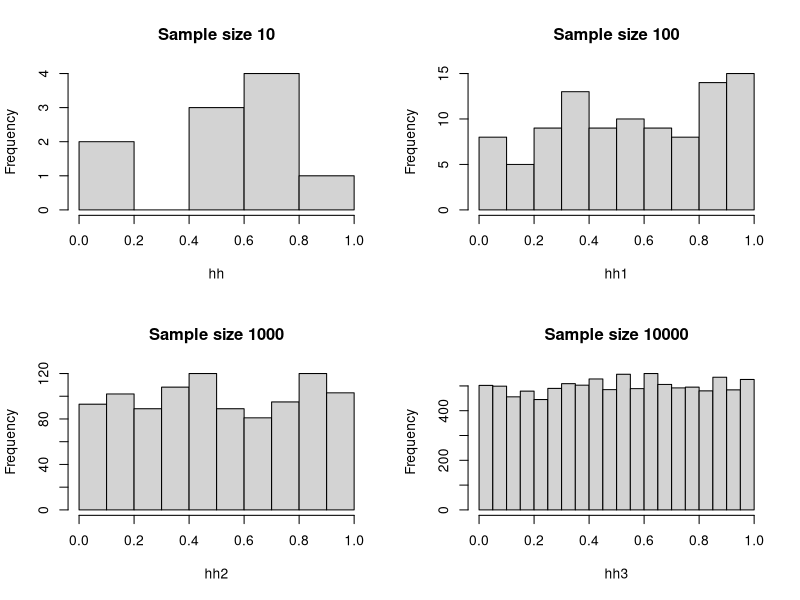
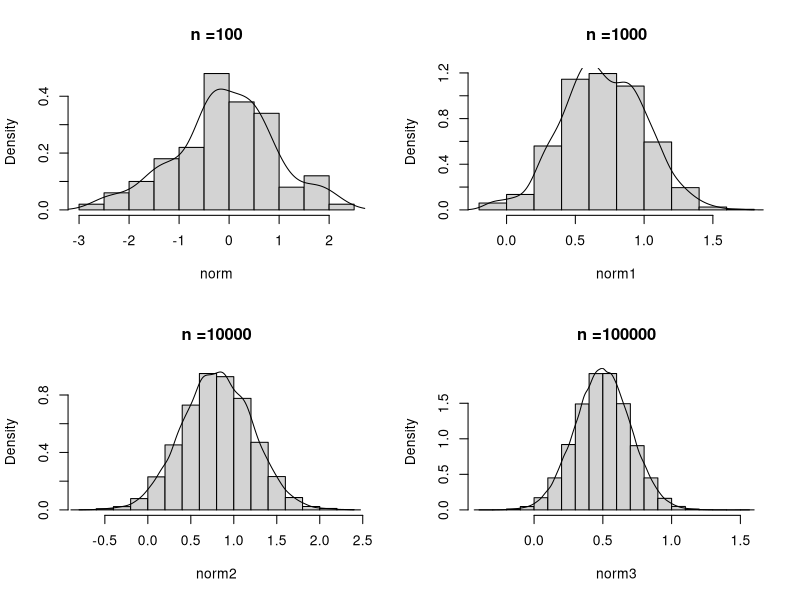
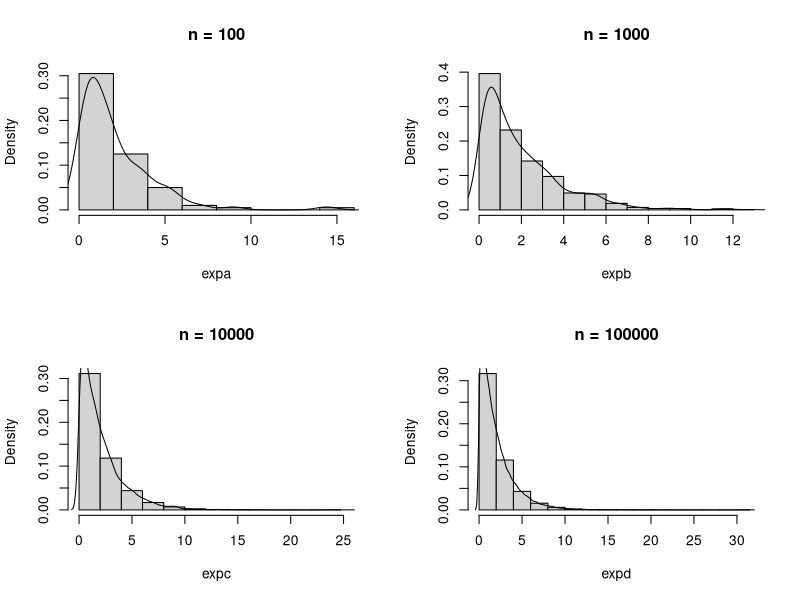
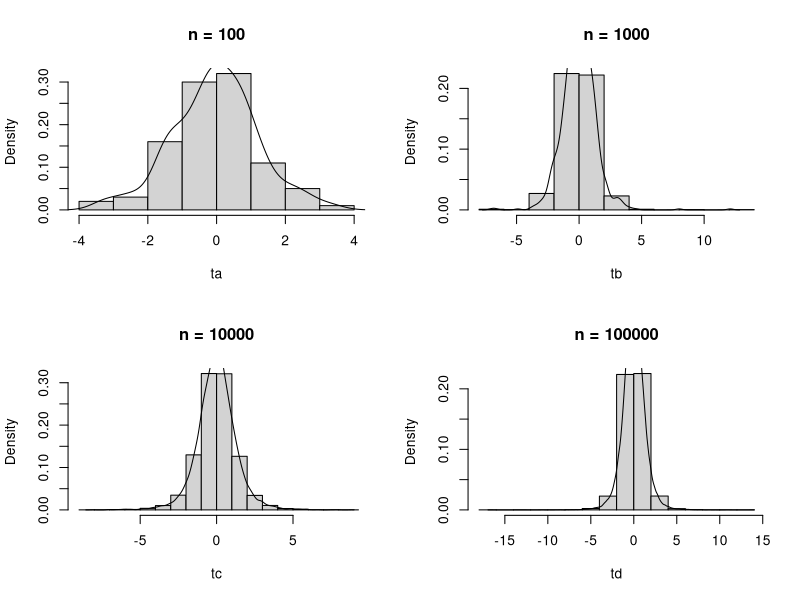
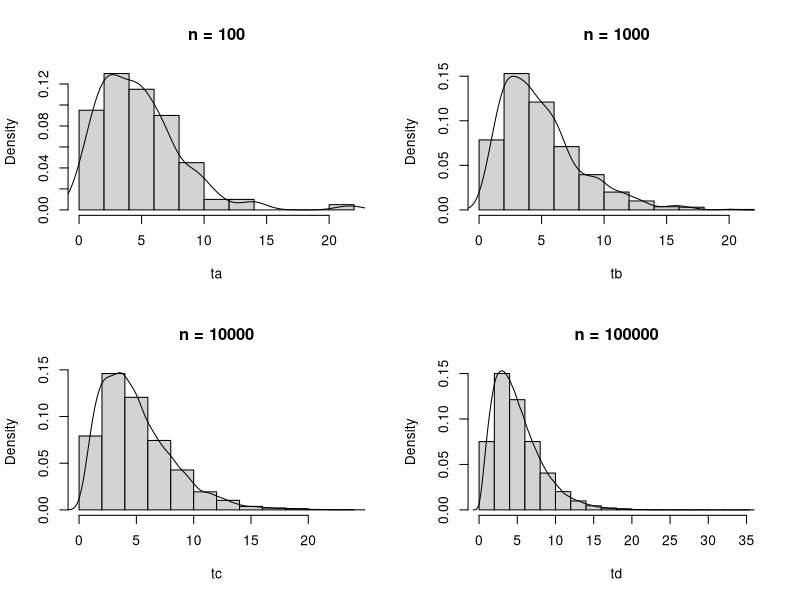
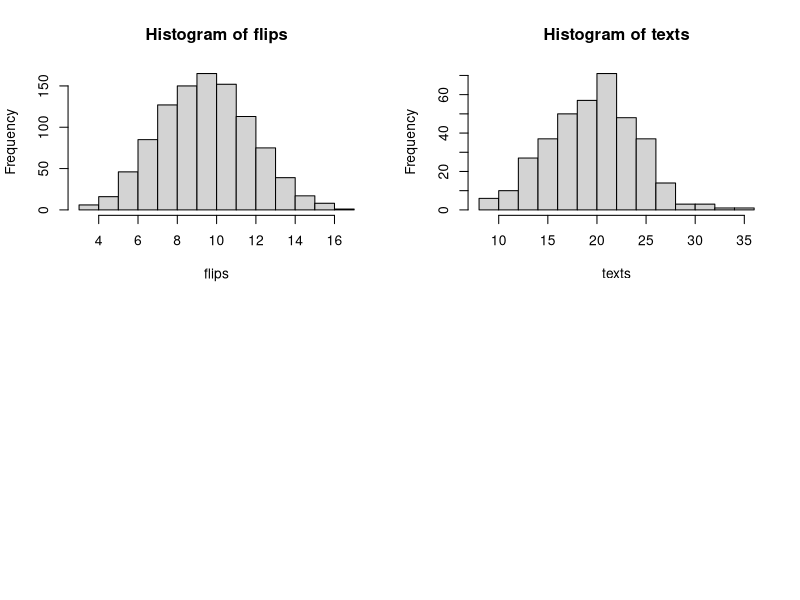

The R script that drew these images, in order:
#CONTINUOUS DIST
#Uniform dist
hh<- runif(10,0,1)
hh1<- runif(100,0,1)
hh2<- runif(1000,0,1)
hh3<- runif(10000,0,1)
par(mfrow = c(2,2))
hist(hh, main = "Sample size 10")
hist(hh1, main = "Sample size 100")
hist(hh2, main = "Sample size 1000")
hist(hh3, main = "Sample size 10000")


###Normal distribution
norm<- rnorm(100,mean=0,sd=1)
norm1<- rnorm(1000,mean=0.7,sd=0.3)
norm2<- rnorm(10000,mean=0.8,sd=0.4)
norm3<- rnorm(100000,mean=0.5,sd=0.2)

#plots
par(mfrow=c(2,2))
hist(norm,probability =TRUE, main = "n =100")
lines(density(norm))
hist(norm1,probability =TRUE, main = "n =1000")
lines(density(norm1))
hist(norm2,probability =TRUE, main = "n =10000")
lines(density(norm2))
hist(norm3,probability =TRUE, main = "n =100000")
lines(density(norm3))

##Exponential dist
expa<- rexp(100,rate= 0.5)
expb<- rexp(1000,rate= 0.5)
expc<- rexp(10000,rate= 0.5)
expd<- rexp(100000,rate= 0.5)

#plots
par(mfrow=c(2,2))
hist(expa,probability = TRUE,main ="n = 100")
lines(density(expa))
hist(expb,probability = TRUE,main ="n = 1000")
lines(density(expb))
hist(expc,probability = TRUE,main ="n = 10000")
lines(density(expc))
hist(expd,probability = TRUE,main ="n = 100000")
lines(density(expd))

##Student t dist
ta<- rt(100,df = 5)
tb<- rt(1000,df = 5)
tc<- rt(10000,df = 5)
td<- rt(100000,df = 5)
#plot
par(mfrow = c(2,2))
hist(ta, probability = TRUE, main ="n = 100")
lines(density(ta))
hist(tb, probability = TRUE, main ="n = 1000")
lines(density(tb))
hist(tc, probability = TRUE, main ="n = 10000")
lines(density(tc))
hist(td, probability = TRUE, main ="n = 100000")
lines(density(td))

#chisquare dist
ta<-rchisq(100, df =5)
tb<-rchisq(1000, df =5)
tc<-rchisq(10000, df =5)
td<-rchisq(100000, df =5)
#plot
par(mfrow = c(2,2))
hist(ta, probability = TRUE, main ="n = 100")
lines(density(ta))
hist(tb, probability = TRUE, main ="n = 1000")
lines(density(tb))
hist(tc, probability = TRUE, main ="n = 10000")
lines(density(tc))
hist(td, probability = TRUE, main ="n = 100000")
lines(density(td))


##DISCRETE DIST
#Binomial dist

flips <- rbinom(1000,20,0.5)
hist(flips)

#Poisson dist
texts <- rpois(365, 20)
hist(texts)